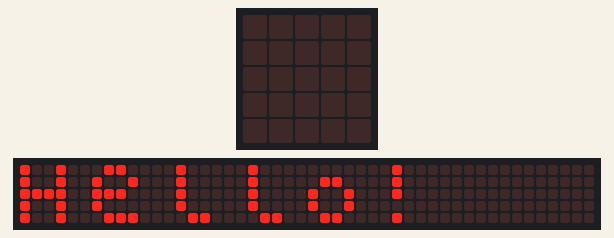
This program was run on a simulated BBC micro:bit (MakeCode). On the bench: the board's 5×5 LED display, a strip that is not on the board, showing the scrolling text unrolled. The 48×5 strip is a reading aid, not a part: it shows the text the display is scrolling, unrolled, one strip-width of it at a time. At 6.3 s the program stops and its outputs stay as they are.

Above: at 0.1 s.
At 0.7 s:
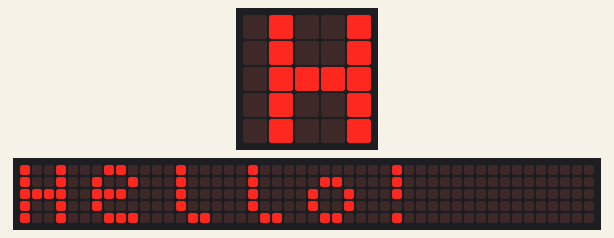
At 1.4 s:
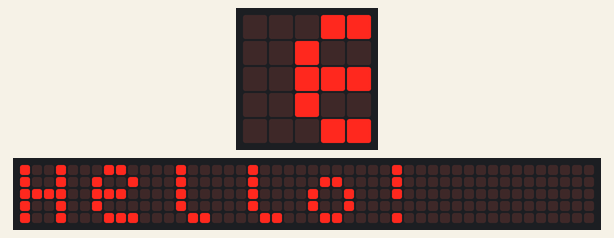
At 2.8 s:
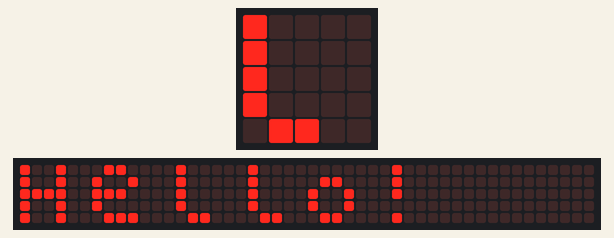
At 4.1 s:
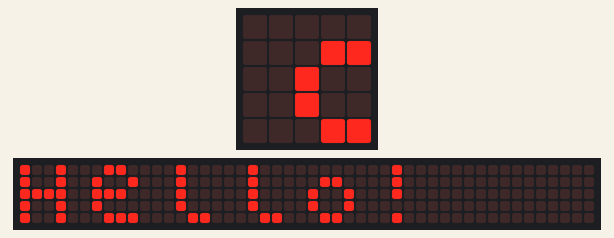
At 5.5 s:
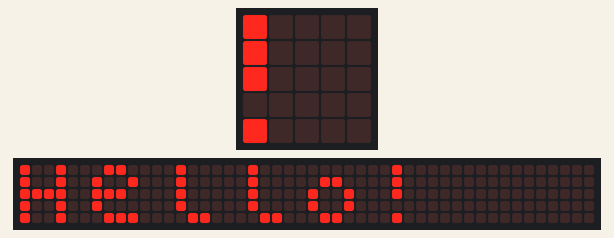

The program:

main.ts
```typescript
let _in = 0
basic.showString("Hello!")
if (0 > _in) {
    radio.setTransmitSerialNumber(true)
    radio.setFrequencyBand(40)
    radio.raiseEvent(
    EventBusSource.MICROBIT_ID_BUTTON_A,
    EventBusValue.MICROBIT_EVT_ANY
    )
    radio.sendNumber(5)
}
```

test.ts
```typescript
// 在此处测试；当此软件包作为插件使用时，将不会编译此软件包。
```
